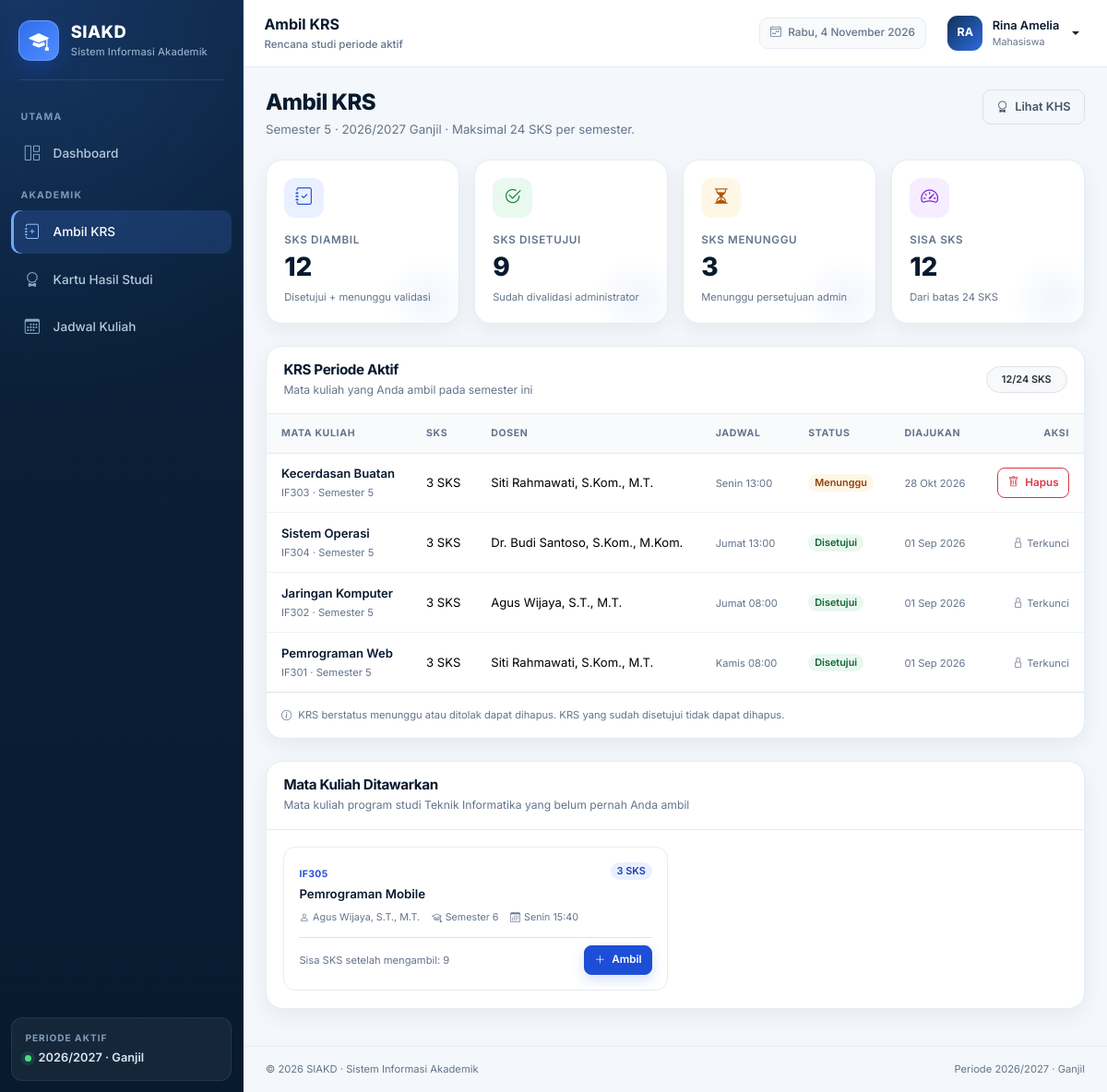
Screenshot of /mahasiswa/krs.php (signed in) with the database file from the repository.
### tables this page shows
CREATE TABLE `mahasiswa` (
    `id` INT UNSIGNED NOT NULL AUTO_INCREMENT,
    `user_id` INT UNSIGNED NOT NULL,
    `nim` VARCHAR(20) NOT NULL,
    `nama` VARCHAR(100) NOT NULL,
    `email` VARCHAR(120) NOT NULL,
    `jenis_kelamin` ENUM('L', 'P') NOT NULL,
    `alamat` VARCHAR(255) NOT NULL,
    `prodi_id` INT UNSIGNED NOT NULL,
    `angkatan` YEAR NOT NULL,
    `created_at` TIMESTAMP NOT NULL DEFAULT CURRENT_TIMESTAMP,
    `updated_at` TIMESTAMP NOT NULL DEFAULT CURRENT_TIMESTAMP ON UPDATE CURRENT_TIMESTAMP,
    PRIMARY KEY (`id`),
    UNIQUE KEY `uq_mahasiswa_user` (`user_id`),
    UNIQUE KEY `uq_mahasiswa_nim` (`nim`),
    UNIQUE KEY `uq_mahasiswa_email` (`email`),
    KEY `idx_mahasiswa_prodi` (`prodi_id`),
    KEY `idx_mahasiswa_angkatan` (`angkatan`),
    CONSTRAINT `fk_mahasiswa_user` FOREIGN KEY (`user_id`) REFERENCES `users` (`id`) ON DELETE CASCADE ON UPDATE CASCADE,
    CONSTRAINT `fk_mahasiswa_prodi` FOREIGN KEY (`prodi_id`) REFERENCES `prodi` (`id`) ON DELETE RESTRICT ON UPDATE CASCADE
);

CREATE TABLE `users` (
    `id` INT UNSIGNED NOT NULL AUTO_INCREMENT,
    `nama` VARCHAR(100) NOT NULL,
    `email` VARCHAR(120) NOT NULL,
    `password` VARCHAR(255) NOT NULL,
    `role` ENUM('admin', 'dosen', 'mahasiswa') NOT NULL,
    `status` ENUM('aktif', 'nonaktif') NOT NULL DEFAULT 'aktif',
    `created_at` TIMESTAMP NOT NULL DEFAULT CURRENT_TIMESTAMP,
    `updated_at` TIMESTAMP NOT NULL DEFAULT CURRENT_TIMESTAMP ON UPDATE CURRENT_TIMESTAMP,
    PRIMARY KEY (`id`),
    UNIQUE KEY `uq_users_email` (`email`),
    KEY `idx_users_role` (`role`)
);

CREATE TABLE `krs` (
    `id` INT UNSIGNED NOT NULL AUTO_INCREMENT,
    `mahasiswa_id` INT UNSIGNED NOT NULL,
    `mata_kuliah_id` INT UNSIGNED NOT NULL,
    `semester` TINYINT UNSIGNED NOT NULL,
    `tahun_ajaran` VARCHAR(9) NOT NULL,
    `status` ENUM('menunggu', 'disetujui', 'ditolak') NOT NULL DEFAULT 'menunggu',
    `created_at` TIMESTAMP NOT NULL DEFAULT CURRENT_TIMESTAMP,
    `updated_at` TIMESTAMP NOT NULL DEFAULT CURRENT_TIMESTAMP ON UPDATE CURRENT_TIMESTAMP,
    PRIMARY KEY (`id`),
    UNIQUE KEY `uq_krs_mahasiswa_mk` (`mahasiswa_id`, `mata_kuliah_id`),
    KEY `idx_krs_mk` (`mata_kuliah_id`),
    KEY `idx_krs_status` (`status`),
    KEY `idx_krs_periode` (`tahun_ajaran`, `semester`),
    CONSTRAINT `fk_krs_mahasiswa` FOREIGN KEY (`mahasiswa_id`) REFERENCES `mahasiswa` (`id`) ON DELETE CASCADE ON UPDATE CASCADE,
    CONSTRAINT `fk_krs_mata_kuliah` FOREIGN KEY (`mata_kuliah_id`) REFERENCES `mata_kuliah` (`id`) ON DELETE RESTRICT ON UPDATE CASCADE
);

CREATE TABLE `mata_kuliah` (
    `id` INT UNSIGNED NOT NULL AUTO_INCREMENT,
    `kode_mk` VARCHAR(15) NOT NULL,
    `nama_mk` VARCHAR(120) NOT NULL,
    `sks` TINYINT UNSIGNED NOT NULL,
    `semester` TINYINT UNSIGNED NOT NULL,
    `prodi_id` INT UNSIGNED NOT NULL,
    `dosen_id` INT UNSIGNED NULL,
    `created_at` TIMESTAMP NOT NULL DEFAULT CURRENT_TIMESTAMP,
    `updated_at` TIMESTAMP NOT NULL DEFAULT CURRENT_TIMESTAMP ON UPDATE CURRENT_TIMESTAMP,
    PRIMARY KEY (`id`),
    UNIQUE KEY `uq_mata_kuliah_kode` (`kode_mk`),
    KEY `idx_mata_kuliah_prodi` (`prodi_id`),
    KEY `idx_mata_kuliah_dosen` (`dosen_id`),
    CONSTRAINT `fk_mata_kuliah_prodi` FOREIGN KEY (`prodi_id`) REFERENCES `prodi` (`id`) ON DELETE RESTRICT ON UPDATE CASCADE,
    CONSTRAINT `fk_mata_kuliah_dosen` FOREIGN KEY (`dosen_id`) REFERENCES `dosen` (`id`) ON DELETE SET NULL ON UPDATE CASCADE
);

CREATE TABLE `dosen` (
    `id` INT UNSIGNED NOT NULL AUTO_INCREMENT,
    `user_id` INT UNSIGNED NOT NULL,
    `nidn` VARCHAR(20) NOT NULL,
    `nama` VARCHAR(100) NOT NULL,
    `email` VARCHAR(120) NOT NULL,
    `prodi_id` INT UNSIGNED NOT NULL,
    `created_at` TIMESTAMP NOT NULL DEFAULT CURRENT_TIMESTAMP,
    `updated_at` TIMESTAMP NOT NULL DEFAULT CURRENT_TIMESTAMP ON UPDATE CURRENT_TIMESTAMP,
    PRIMARY KEY (`id`),
    UNIQUE KEY `uq_dosen_user` (`user_id`),
    UNIQUE KEY `uq_dosen_nidn` (`nidn`),
    UNIQUE KEY `uq_dosen_email` (`email`),
    KEY `idx_dosen_prodi` (`prodi_id`),
    CONSTRAINT `fk_dosen_user` FOREIGN KEY (`user_id`) REFERENCES `users` (`id`) ON DELETE CASCADE ON UPDATE CASCADE,
    CONSTRAINT `fk_dosen_prodi` FOREIGN KEY (`prodi_id`) REFERENCES `prodi` (`id`) ON DELETE RESTRICT ON UPDATE CASCADE
);

CREATE TABLE `prodi` (
    `id` INT UNSIGNED NOT NULL AUTO_INCREMENT,
    `kode_prodi` VARCHAR(10) NOT NULL,
    `nama_prodi` VARCHAR(100) NOT NULL,
    `created_at` TIMESTAMP NOT NULL DEFAULT CURRENT_TIMESTAMP,
    `updated_at` TIMESTAMP NOT NULL DEFAULT CURRENT_TIMESTAMP ON UPDATE CURRENT_TIMESTAMP,
    PRIMARY KEY (`id`),
    UNIQUE KEY `uq_prodi_kode` (`kode_prodi`),
    UNIQUE KEY `uq_prodi_nama` (`nama_prodi`)
);

### mahasiswa/krs.php (the view, shortened to what the rows shown need)
<?php
require_once __DIR__ . '/../includes/auth.php';
$user = require_role('mahasiswa');
$mahasiswaId = (int) ($user['mahasiswa_id'] ?? 0);
$semesterAktif = semester_mahasiswa((int) $user['angkatan']);
$tahunAjaran = TAHUN_AJARAN_AKTIF;
$stmtProdi = db()->prepare('SELECT nama_prodi FROM prodi WHERE id = :id LIMIT 1');
$stmtProdi->execute(['id' => (int) $user['mahasiswa_prodi_id']]);
$namaProdi = (string) ($stmtProdi->fetchColumn() ?: '-');
$stmtKrs = db()->prepare(
    "SELECT k.id, k.status, k.created_at, k.semester, k.tahun_ajaran,
            mk.kode_mk, mk.nama_mk, mk.sks, d.nama AS nama_dosen,
            (SELECT GROUP_CONCAT(CONCAT(j.hari, ' ', DATE_FORMAT(j.jam_mulai, '%H:%i')) ORDER BY FIELD(j.hari, 'Senin', 'Selasa', 'Rabu', 'Kamis', 'Jumat', 'Sabtu'), j.jam_mulai SEPARATOR ' | ')
             FROM jadwal j
             WHERE j.mata_kuliah_id = mk.id) AS jadwal
     FROM krs k
     JOIN mata_kuliah mk ON mk.id = k.mata_kuliah_id
     LEFT JOIN dosen d ON d.id = mk.dosen_id
     WHERE k.mahasiswa_id = :mahasiswa_id
       AND k.semester = :semester
       AND k.tahun_ajaran = :tahun_ajaran
     ORDER BY FIELD(k.status, 'menunggu', 'disetujui', 'ditolak'), k.created_at DESC"
);
$stmtKrs->execute([
    'mahasiswa_id' => $mahasiswaId,
    'semester' => $semesterAktif,
    'tahun_ajaran' => $tahunAjaran,
]);
$krsList = $stmtKrs->fetchAll();
$approvedSks = 0;
$pendingSks = 0;
foreach ($krsList as $row) {
    if ($row['status'] === 'disetujui') {
        $approvedSks += (int) $row['sks'];
    } elseif ($row['status'] === 'menunggu') {
        $pendingSks += (int) $row['sks'];
    }
}
$totalSks = $approvedSks + $pendingSks;
$sisaSks = max(0, MAX_SKS - $totalSks);
$stmtTawaran = db()->prepare(
    "SELECT mk.id, mk.kode_mk, mk.nama_mk, mk.sks, mk.semester, p.nama_prodi,
            d.nama AS nama_dosen,
            (SELECT GROUP_CONCAT(CONCAT(j.hari, ' ', DATE_FORMAT(j.jam_mulai, '%H:%i')) ORDER BY FIELD(j.hari, 'Senin', 'Selasa', 'Rabu', 'Kamis', 'Jumat', 'Sabtu'), j.jam_mulai SEPARATOR ' | ')
             FROM jadwal j
             WHERE j.mata_kuliah_id = mk.id) AS jadwal
     FROM mata_kuliah mk
     JOIN prodi p ON p.id = mk.prodi_id
     LEFT JOIN dosen d ON d.id = mk.dosen_id
     WHERE mk.prodi_id = :prodi_id
       AND mk.dosen_id IS NOT NULL
       AND mk.id NOT IN (
           SELECT k.mata_kuliah_id FROM krs k WHERE k.mahasiswa_id = :mahasiswa_id
       )
     ORDER BY mk.semester ASC, mk.kode_mk ASC"
);
$stmtTawaran->execute([
    'prodi_id' => (int) $user['mahasiswa_prodi_id'],
    'mahasiswa_id' => $mahasiswaId,
]);
$tawaranList = $stmtTawaran->fetchAll();
require_once __DIR__ . '/../includes/header.php';
?>
<div class="page-heading">
    <div>
        <h1>Ambil KRS</h1>
        <p>Semester <?= $semesterAktif ?> &middot; <?= e($tahunAjaran) ?> <?= e(SEMESTER_AKTIF) ?> &middot; Maksimal <?= MAX_SKS ?> SKS per semester.</p>
    </div>
</div>
<div class="card mb-4">
    <div class="card-header d-flex flex-wrap align-items-center justify-content-between gap-2">
        <div>
            <h2>KRS Periode Aktif</h2>
        </div>
    </div>
    <?php if ($krsList): ?>
        <div class="table-responsive">
            <table class="table align-middle">
                <thead>
                    <tr>
                        <th>Mata Kuliah</th>
                        <th>SKS</th>
                        <th>Dosen</th>
                        <th>Jadwal</th>
                        <th>Status</th>
                        <th>Diajukan</th>
                        <th class="text-end">Aksi</th>
                    </tr>
                </thead>
                <tbody>
                    <?php foreach ($krsList as $row): ?>
                        <tr>
                            <td>
                                <span class="cell-title"><?= e($row['nama_mk']) ?></span>
                                <span class="cell-subtitle"><?= e($row['kode_mk']) ?> &middot; Semester <?= (int) $row['semester'] ?></span>
                            </td>
                            <td><?= (int) $row['sks'] ?> SKS</td>
                            <td><?= e($row['nama_dosen'] ?: '-') ?></td>
                            <td><span class="cell-subtitle"><?= e($row['jadwal'] ?: 'Belum dijadwalkan') ?></span></td>
                            <td><?= status_badge($row['status']) ?></td>
                            <td><span class="cell-subtitle"><?= e(tanggal_id($row['created_at'])) ?></span></td>
                            <td class="text-end">
                                <?php if ($row['status'] !== 'disetujui'): ?>
                                    <button type="button" class="btn btn-sm btn-outline-danger"
                                            data-bs-toggle="modal" data-bs-target="#deleteModal"
                                            data-delete-url="<?= e(base_url('actions/krs.php')) ?>"
                                            data-delete-action="delete"
                                            data-delete-id="<?= (int) $row['id'] ?>"
                                            data-delete-name="<?= e($row['nama_mk']) ?>">
                                        <i class="bi bi-trash me-1" aria-hidden="true"></i> Hapus
                                    </button>
                                <?php else: ?>
                                    <span class="small-note"><i class="bi bi-lock me-1" aria-hidden="true"></i>Terkunci</span>
                                <?php endif; ?>
                            </td>
                        </tr>
                    <?php endforeach; ?>
                </tbody>
            </table>
        </div>
    <?php endif; ?>
</div>
<div class="card" id="mata-kuliah-tawaran">
    <div class="card-header">
        <h2>Mata Kuliah Ditawarkan</h2>
        <p class="section-subtitle mt-1">Mata kuliah program studi <?= e($namaProdi) ?> yang belum pernah Anda ambil</p>
    </div>
    <div class="card-body">
        <?php if ($tawaranList): ?>
            <div class="row g-3">
                <?php foreach ($tawaranList as $mk): ?>
                    <?php $bisaDiambil = ($totalSks + (int) $mk['sks']) <= MAX_SKS; ?>
                    <div class="col-lg-6">
                        <div class="course-option flex-column">
                            <div class="course-option-body w-100">
                                <div class="d-flex align-items-start justify-content-between gap-2">
                                    <div>
                                        <span class="course-code"><?= e($mk['kode_mk']) ?></span>
                                        <span class="course-title"><?= e($mk['nama_mk']) ?></span>
                                    </div>
                                    <span class="badge text-bg-primary-subtle text-primary-emphasis rounded-pill"><?= (int) $mk['sks'] ?> SKS</span>
                                </div>
                                <div class="course-meta">
                                    <span><i class="bi bi-person me-1" aria-hidden="true"></i><?= e($mk['nama_dosen']) ?></span>
                                    <span><i class="bi bi-mortarboard me-1" aria-hidden="true"></i>Semester <?= (int) $mk['semester'] ?></span>
                                    <span><i class="bi bi-calendar3 me-1" aria-hidden="true"></i><?= e($mk['jadwal'] ?: 'Jadwal belum tersedia') ?></span>
                                </div>
                            </div>
                            <div class="d-flex align-items-center justify-content-between gap-2 w-100 pt-2 border-top">
                                <span class="small-note">
                                    <?= $bisaDiambil ? 'Sisa SKS setelah mengambil: ' . ($sisaSks - (int) $mk['sks']) : 'Melebihi batas ' . MAX_SKS . ' SKS' ?>
                                </span>
                                <form method="post" action="<?= e(base_url('actions/krs.php')) ?>">
                                    <button type="submit" class="btn btn-sm btn-primary" <?= $bisaDiambil ? '' : 'disabled' ?>>
                                        <i class="bi bi-plus-lg me-1" aria-hidden="true"></i> Ambil
                                    </button>
                                </form>
                            </div>
                        </div>
                    </div>
                <?php endforeach; ?>
            </div>
        <?php endif; ?>
    </div>
</div>
<?php require_once __DIR__ . '/../includes/footer.php'; ?>

### includes/navbar.php (shortened to what the rows shown need)
<nav class="app-topbar d-flex align-items-center justify-content-between gap-2" aria-label="Navigasi atas">
    <div class="d-flex align-items-center gap-2 gap-md-3">
        <div class="dropdown">
            <button class="user-menu dropdown-toggle" type="button" data-bs-toggle="dropdown" aria-expanded="false" aria-label="Menu profil pengguna">
                <span class="avatar"><?= e(initials($currentUser['nama'])) ?></span>
                <span class="user-meta">
                    <span class="user-name"><?= e($currentUser['nama']) ?></span>
                    <span class="user-role"><?= e(role_label($currentUser['role'])) ?></span>
                </span>
            </button>
        </div>
    </div>
</nav>

### includes/functions.php (shortened to what the rows shown need)
<?php
function base_url(string $path = ''): string
{
    $path = ltrim($path, '/');
    return BASE_URL . ($path !== '' ? '/' . $path : '/');
}
function e(mixed $value): string
{
    return htmlspecialchars((string) $value, ENT_QUOTES | ENT_SUBSTITUTE, 'UTF-8');
}
function initials(string $name): string
{
    $parts = preg_split('/\s+/', trim($name)) ?: [];
    $initials = '';
    foreach (array_slice($parts, 0, 2) as $part) {
        $initials .= mb_strtoupper(mb_substr($part, 0, 1));
    }
    return $initials !== '' ? $initials : 'U';
}
function role_label(string $role): string
{
    return match ($role) {
        'admin' => 'Administrator',
        'dosen' => 'Dosen',
        'mahasiswa' => 'Mahasiswa',
        default => ucfirst($role),
    };
}
function status_badge(string $status): string
{
    return match ($status) {
        'disetujui' => '<span class="badge text-bg-success-subtle text-success-emphasis rounded-pill">Disetujui</span>',
        'ditolak' => '<span class="badge text-bg-danger-subtle text-danger-emphasis rounded-pill">Ditolak</span>',
        default => '<span class="badge text-bg-warning-subtle text-warning-emphasis rounded-pill">Menunggu</span>',
    };
}
function semester_mahasiswa(int $angkatan): int
{
    $tahunMulai = (int) substr(TAHUN_AJARAN_AKTIF, 0, 4);
    $selisih = max(0, $tahunMulai - $angkatan) * 2;
    $semester = $selisih + (SEMESTER_AKTIF === 'Ganjil' ? 1 : 2);
    return max(1, min(14, $semester));
}
function tanggal_id(?string $date): string
{
    $timestamp = strtotime($date);
    $bulan = [
        1 => 'Jan', 'Feb', 'Mar', 'Apr', 'Mei', 'Jun',
        'Jul', 'Agu', 'Sep', 'Okt', 'Nov', 'Des',
    ];
    return date('d', $timestamp) . ' ' . $bulan[(int) date('n', $timestamp)] . ' ' . date('Y', $timestamp);
}

### rows the page displays
mahasiswa: user.nama "RA", user.nama "Rina Amelia", user.role "Mahasiswa", angkatan "5"
krs: mata_kuliah.nama_mk "Kecerdasan Buatan", mata_kuliah.kode_mk "IF303", semester "5", mata_kuliah.sks "3", dosen.nama "Siti Rahmawati, S.Kom., M.T.", jadwal "Senin 13:00", status "Menunggu", created_at "28 Okt 2026"
krs: mata_kuliah.nama_mk "Sistem Operasi", mata_kuliah.kode_mk "IF304", semester "5", mata_kuliah.sks "3", dosen.nama "Dr. Budi Santoso, S.Kom., M.Kom.", jadwal "Jumat 13:00", status "Disetujui", created_at "01 Sep 2026", shows "Terkunci"
krs: mata_kuliah.nama_mk "Jaringan Komputer", mata_kuliah.kode_mk "IF302", semester "5", mata_kuliah.sks "3", dosen.nama "Agus Wijaya, S.T., M.T.", jadwal "Jumat 08:00", status "Disetujui", created_at "01 Sep 2026", shows "Terkunci"
krs: mata_kuliah.nama_mk "Pemrograman Web", mata_kuliah.kode_mk "IF301", semester "5", mata_kuliah.sks "3", dosen.nama "Siti Rahmawati, S.Kom., M.T.", jadwal "Kamis 08:00", status "Disetujui", created_at "01 Sep 2026", shows "Terkunci"
prodi: nama_prodi "Teknik Informatika"
mata_kuliah: kode_mk "IF305", nama_mk "Pemrograman Mobile", sks "3", dosen.nama "Agus Wijaya, S.T., M.T.", semester "6", jadwal "Senin 15:40", $sisaSks-(int)$mk['sks'] "9"

### other values shown
APP_NAME "SIAKD"
APP_FULL_NAME "Sistem Informasi Akademik"
$section['label'] "UTAMA"
$item['title'] "Dashboard"
$section['label'] "AKADEMIK"
$item['title'] "Ambil KRS"
$item['title'] "Kartu Hasil Studi"
$item['title'] "Jadwal Kuliah"
TAHUN_AJARAN_AKTIF "2026/2027"
SEMESTER_AKTIF "Ganjil"
$pageTitle "Ambil KRS"
$pageSubtitle "Rencana studi periode aktif"
$tahunAjaran "2026/2027"
MAX_SKS "24"
$totalSks "12"
